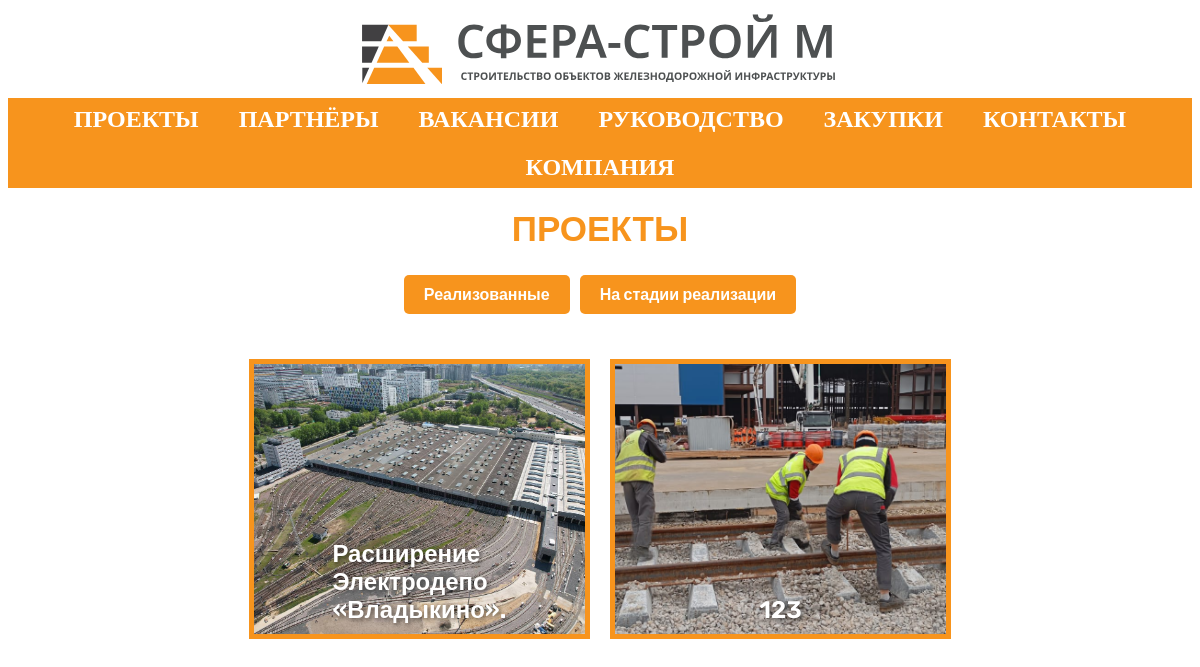
The page /place on the database as committed earlier.
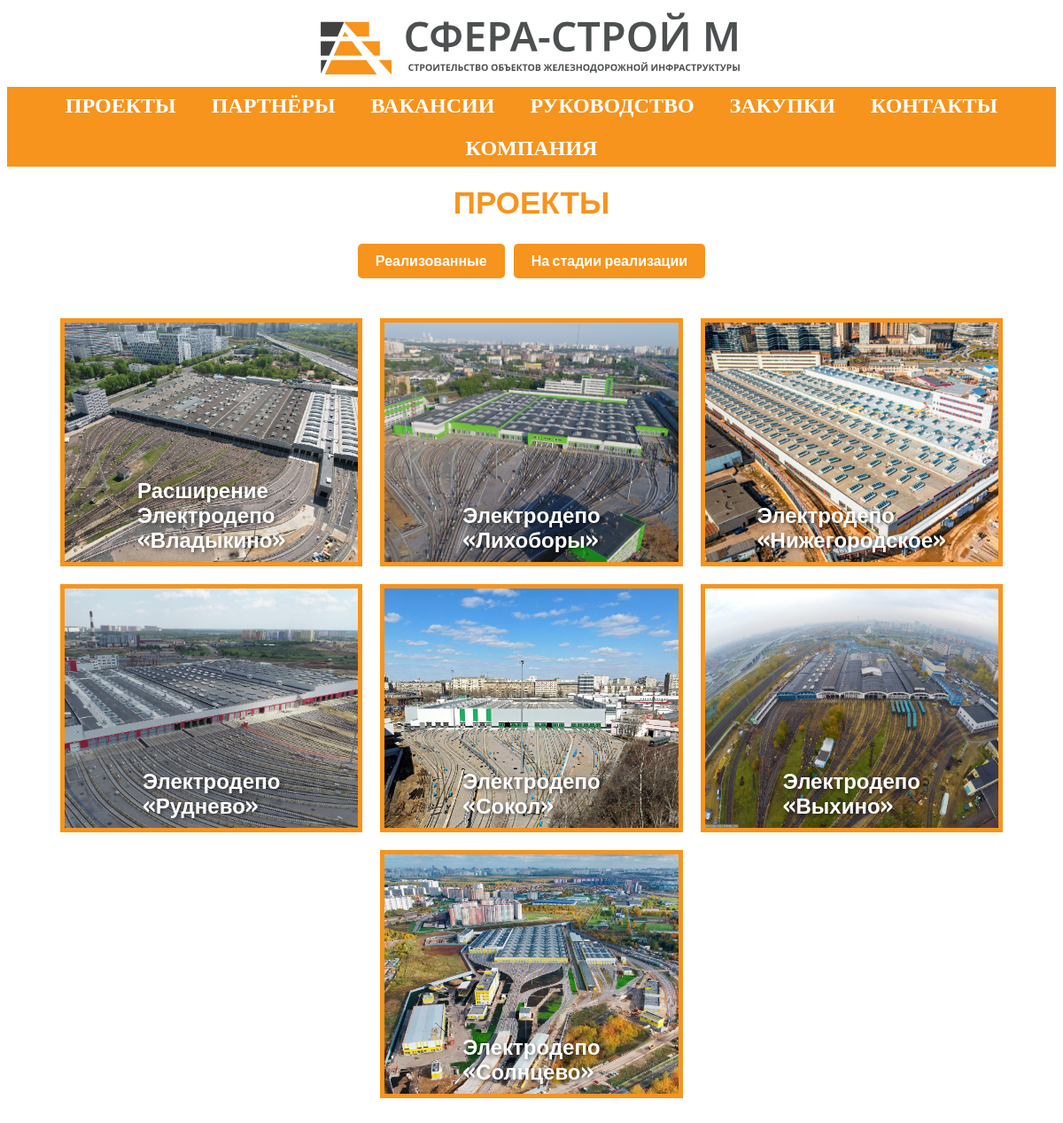
The same page on the database as committed later.
### main/models.py (models this page shows)
class Object(models.Model):
    name = models.CharField(max_length=100)
    image = models.ImageField(upload_to='objectImg/')
    description = models.TextField()
    is_ready = models.BooleanField(default=False)  # Новое булевое поле

### main/views.py (the view)
# urls.py: path('place', views.place, name='place'),
def place(request):
    places = Object.objects.all()
    return render(request, "place.html", {'objects': places})

### templates/place.html (shortened to what this page needs)
{% extends "header.html" %}
{% block content %}
    {% load static %}
    <link rel="stylesheet" href="{% static 'css/place.css' %}">
    <div class="obobishe">
        <div class="glavnoe_slovo">
            ПРОЕКТЫ
        </div>
        <div class="filter-buttons">
            {% if not request.GET.is_ready or request.GET.is_ready == 'False' %}
                <a href="{% url 'object_list' %}?is_ready=True" class="btn-filter">Реализованные</a>
            {% endif %}
            {% if not request.GET.is_ready or request.GET.is_ready == 'True' %}
                <a href="{% url 'object_list' %}?is_ready=False" class="btn-filter">На стадии реализации</a>
            {% endif %}
        </div>
    </div>
    <div class="objectList">
        {% for obj in objects %}
            <div class="objectList_Item">
                <a href="{% url 'object_detail' obj.id %}">
                    <span class="popka_negra">{{ obj.name }}</span>
                    {% if obj.image %}
                        <img src="{{ obj.image.url }}" alt="{{ obj.name }}">
                    {% else %}
                        <p>Нет изображения</p>
                    {% endif %}
                </a>
            </div>
        {% endfor %}
    </div>
{% endblock %}

### templates/header.html (shortened to what this page needs)
<!DOCTYPE html>
<html lang="ru">
{% load static %}
<head>
    <link rel="stylesheet" href="{% static 'css/header.css' %}" type="text/css">
</head>
<body>
    <a href="{% url 'index' %}">
        <img class="sfera_logo-1" src="{% static 'img/sfera_logo-1.svg' %}" alt="Логотип">
    </a>
    <div class="navbar">
        <a href="{% url 'place' %}">ПРОЕКТЫ</a>
        <a href="{% url 'partner' %}">ПАРТНЁРЫ</a>
        <a href="{% url 'job' %}">ВАКАНСИИ</a>
        <a href="{% url 'personal' %}">РУКОВОДСТВО</a>
        <a href="{% url 'buyer' %}">ЗАКУПКИ</a>
        <a href="{% url 'contact' %}">КОНТАКТЫ</a>
        <a href="{% url 'company' %}">КОМПАНИЯ</a>
    </div>
    {% block content %}{% endblock %}
</body>
</html>

### static/css/header.css (style rules this page uses)
.sfera_logo-1 { position: static; margin-left: auto; margin-right: auto; display: block; width: 80%; max-width: 500px; height: auto; }
.navbar { background: #F7941D; font-size: 24px; height: 70px; display: flex; justify-content: center; align-content: center; flex-wrap: wrap; padding: 10px; }
.navbar a { display: block; font-family: "Rubik"; font-weight: 600; margin: 10px 20px; color: white; text-decoration: none; text-align: center; }

### static/css/place.css (style rules this page uses)
.glavnoe_slovo { font-family: 'Rubik', sans-serif; font-weight: bold; color: #F7941D; margin-left: auto; margin-right: auto; margin-top: 20px; font-size: 35px; text-align: center; }
.objectList { display: flex; flex-wrap: wrap; gap: 20px; justify-content: center; padding: 20px; }
.objectList_Item { flex: 1 1 calc(33.333% - 40px); max-width: calc(33.333% - 40px); position: relative; min-width: 280px; min-height: 280px; box-sizing: border-box; font-family: 'Rubik', sans-serif; border: 5px solid #F7941D; overflow: hidden; transition: transform 0.3s ease-in-out; }
.objectList_Item img { width: 100%; height: 100%; object-fit: cover; position: absolute; top: 0; left: 0; transition: transform 0.3s ease-in-out; }
.obobishe { display: flex; flex-direction: column; align-items: center; }
.popka_negra { color: white; text-shadow: 2px 2px 4px rgba(0, 0, 0, 0.5); position: absolute; bottom: 0; left: 50%; transform: translateX(-50%); z-index: 1; font-family: 'Rubik', sans-serif; font-weight: 600; font-size: 24px; padding: 10px; box-sizing: border-box; }
.filter-buttons { display: flex; margin-top: 20px; justify-content: center; margin-bottom: 20px; flex-wrap: wrap; }
.btn-filter { background-color: #F7941D; color: white; font-family: 'Rubik', sans-serif; font-weight: bold; padding: 10px 20px; text-decoration: none; margin: 5px; border-radius: 5px; transition: background-color 0.3s; }

Rows that differ between the two databases and show on the page:
removed Object: name "123", image (picture)
changed Object: name "Расширение Электродепо «Владыкино»." → "Расширение Электродепо «Владыкино»"
added Object: name "Электродепо «Лихоборы»", image (picture)
added Object: name "Электродепо «Нижегородское»", image (picture)
added Object: name "Электродепо «Руднево»", image (picture)
added Object: name "Электродепо «Сокол»", image (picture)
added Object: name "Электродепо «Выхино»", image (picture)
added Object: name "Электродепо «Солнцево»", image (picture)
